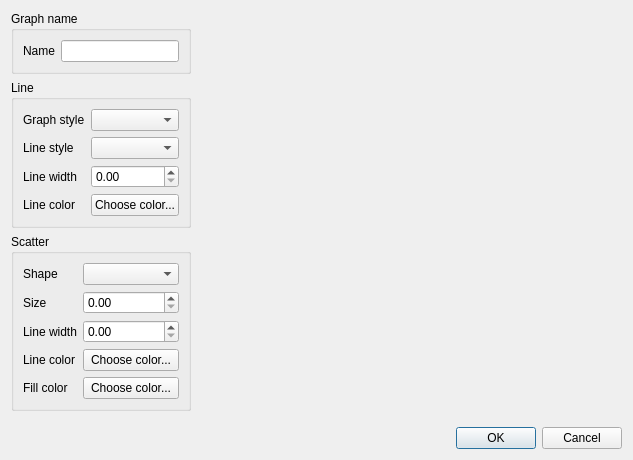
<?xml version="1.0" encoding="UTF-8"?>
<ui version="4.0">
 <class>DialogChangeGraphSettings</class>
 <widget class="QDialog" name="DialogChangeGraphSettings">
  <property name="geometry">
   <rect>
    <x>0</x>
    <y>0</y>
    <width>633</width>
    <height>460</height>
   </rect>
  </property>
  <property name="windowTitle">
   <string>Dialog</string>
  </property>
  <layout class="QVBoxLayout" name="verticalLayout_6">
   <item>
    <layout class="QHBoxLayout" name="horizontalLayout">
     <item>
      <layout class="QVBoxLayout" name="verticalLayout_4">
       <item>
        <widget class="QGroupBox" name="groupBox">
         <property name="sizePolicy">
          <sizepolicy hsizetype="Minimum" vsizetype="Minimum">
           <horstretch>0</horstretch>
           <verstretch>0</verstretch>
          </sizepolicy>
         </property>
         <property name="title">
          <string>Graph name</string>
         </property>
         <layout class="QVBoxLayout" name="verticalLayout">
          <item>
           <layout class="QFormLayout" name="formLayout">
            <item row="0" column="0">
             <widget class="QLabel" name="label">
              <property name="text">
               <string>Name</string>
              </property>
             </widget>
            </item>
            <item row="0" column="1">
             <widget class="QLineEdit" name="name">
              <property name="sizePolicy">
               <sizepolicy hsizetype="Minimum" vsizetype="Minimum">
                <horstretch>0</horstretch>
                <verstretch>0</verstretch>
               </sizepolicy>
              </property>
             </widget>
            </item>
           </layout>
          </item>
         </layout>
        </widget>
       </item>
       <item>
        <widget class="QGroupBox" name="groupBox_2">
         <property name="sizePolicy">
          <sizepolicy hsizetype="Minimum" vsizetype="Minimum">
           <horstretch>0</horstretch>
           <verstretch>0</verstretch>
          </sizepolicy>
         </property>
         <property name="title">
          <string>Line</string>
         </property>
         <layout class="QVBoxLayout" name="verticalLayout_2">
          <item>
           <layout class="QFormLayout" name="formLayout_2">
            <item row="0" column="0">
             <widget class="QLabel" name="label_4">
              <property name="text">
               <string>Graph style</string>
              </property>
              <property name="buddy">
               <cstring>line_graph_style</cstring>
              </property>
             </widget>
            </item>
            <item row="1" column="0">
             <widget class="QLabel" name="label_5">
              <property name="text">
               <string>Line style</string>
              </property>
              <property name="buddy">
               <cstring>line_style</cstring>
              </property>
             </widget>
            </item>
            <item row="2" column="0">
             <widget class="QLabel" name="label_6">
              <property name="text">
               <string>Line width</string>
              </property>
              <property name="buddy">
               <cstring>line_width</cstring>
              </property>
             </widget>
            </item>
            <item row="3" column="0">
             <widget class="QLabel" name="label_7">
              <property name="text">
               <string>Line color</string>
              </property>
              <property name="buddy">
               <cstring>line_color</cstring>
              </property>
             </widget>
            </item>
            <item row="0" column="1">
             <widget class="QComboBox" name="line_graph_style"/>
            </item>
            <item row="3" column="1">
             <widget class="QPushButton" name="line_color">
              <property name="text">
               <string>Choose color...</string>
              </property>
              <property name="flat">
               <bool>false</bool>
              </property>
             </widget>
            </item>
            <item row="2" column="1">
             <widget class="QDoubleSpinBox" name="line_width"/>
            </item>
            <item row="1" column="1">
             <widget class="QComboBox" name="line_style"/>
            </item>
           </layout>
          </item>
         </layout>
        </widget>
       </item>
       <item>
        <widget class="QGroupBox" name="groupBox_3">
         <property name="sizePolicy">
          <sizepolicy hsizetype="Minimum" vsizetype="Minimum">
           <horstretch>0</horstretch>
           <verstretch>0</verstretch>
          </sizepolicy>
         </property>
         <property name="title">
          <string>Scatter</string>
         </property>
         <layout class="QVBoxLayout" name="verticalLayout_3">
          <item>
           <layout class="QFormLayout" name="formLayout_3">
            <item row="0" column="0">
             <widget class="QLabel" name="label_8">
              <property name="text">
               <string>Shape</string>
              </property>
              <property name="buddy">
               <cstring>scatter_shape</cstring>
              </property>
             </widget>
            </item>
            <item row="0" column="1">
             <widget class="QComboBox" name="scatter_shape"/>
            </item>
            <item row="1" column="0">
             <widget class="QLabel" name="label_10">
              <property name="text">
               <string>Size</string>
              </property>
              <property name="buddy">
               <cstring>scatter_size</cstring>
              </property>
             </widget>
            </item>
            <item row="1" column="1">
             <widget class="QDoubleSpinBox" name="scatter_size"/>
            </item>
            <item row="3" column="0">
             <widget class="QLabel" name="label_11">
              <property name="text">
               <string>Line color</string>
              </property>
              <property name="buddy">
               <cstring>scatter_line_color</cstring>
              </property>
             </widget>
            </item>
            <item row="3" column="1">
             <widget class="QPushButton" name="scatter_line_color">
              <property name="text">
               <string>Choose color...</string>
              </property>
              <property name="flat">
               <bool>false</bool>
              </property>
             </widget>
            </item>
            <item row="4" column="0">
             <widget class="QLabel" name="label_2">
              <property name="text">
               <string>Fill color</string>
              </property>
             </widget>
            </item>
            <item row="4" column="1">
             <widget class="QPushButton" name="scatter_fill_color">
              <property name="text">
               <string>Choose color...</string>
              </property>
             </widget>
            </item>
            <item row="2" column="0">
             <widget class="QLabel" name="label_3">
              <property name="text">
               <string>Line width</string>
              </property>
             </widget>
            </item>
            <item row="2" column="1">
             <widget class="QDoubleSpinBox" name="scatter_line_width"/>
            </item>
           </layout>
          </item>
         </layout>
        </widget>
       </item>
       <item>
        <spacer name="verticalSpacer">
         <property name="orientation">
          <enum>Qt::Vertical</enum>
         </property>
         <property name="sizeHint" stdset="0">
          <size>
           <width>20</width>
           <height>40</height>
          </size>
         </property>
        </spacer>
       </item>
      </layout>
     </item>
     <item>
      <widget class="Plot2DGraph" name="plot" native="true">
       <property name="sizePolicy">
        <sizepolicy hsizetype="Expanding" vsizetype="Expanding">
         <horstretch>0</horstretch>
         <verstretch>0</verstretch>
        </sizepolicy>
       </property>
      </widget>
     </item>
    </layout>
   </item>
   <item>
    <widget class="QDialogButtonBox" name="buttonBox">
     <property name="orientation">
      <enum>Qt::Horizontal</enum>
     </property>
     <property name="standardButtons">
      <set>QDialogButtonBox::Cancel|QDialogButtonBox::Ok</set>
     </property>
    </widget>
   </item>
  </layout>
 </widget>
 <customwidgets>
  <customwidget>
   <class>Plot2DGraph</class>
   <extends>QWidget</extends>
   <header>plot2dgraph.h</header>
   <container>1</container>
  </customwidget>
 </customwidgets>
 <tabstops>
  <tabstop>line_graph_style</tabstop>
  <tabstop>line_style</tabstop>
  <tabstop>line_width</tabstop>
  <tabstop>line_color</tabstop>
  <tabstop>scatter_shape</tabstop>
  <tabstop>scatter_size</tabstop>
  <tabstop>scatter_line_color</tabstop>
 </tabstops>
 <resources/>
 <connections>
  <connection>
   <sender>buttonBox</sender>
   <signal>accepted()</signal>
   <receiver>DialogChangeGraphSettings</receiver>
   <slot>accept()</slot>
   <hints>
    <hint type="sourcelabel">
     <x>9</x>
     <y>467</y>
    </hint>
    <hint type="destinationlabel">
     <x>157</x>
     <y>274</y>
    </hint>
   </hints>
  </connection>
  <connection>
   <sender>buttonBox</sender>
   <signal>rejected()</signal>
   <receiver>DialogChangeGraphSettings</receiver>
   <slot>reject()</slot>
   <hints>
    <hint type="sourcelabel">
     <x>9</x>
     <y>467</y>
    </hint>
    <hint type="destinationlabel">
     <x>286</x>
     <y>274</y>
    </hint>
   </hints>
  </connection>
 </connections>
</ui>
